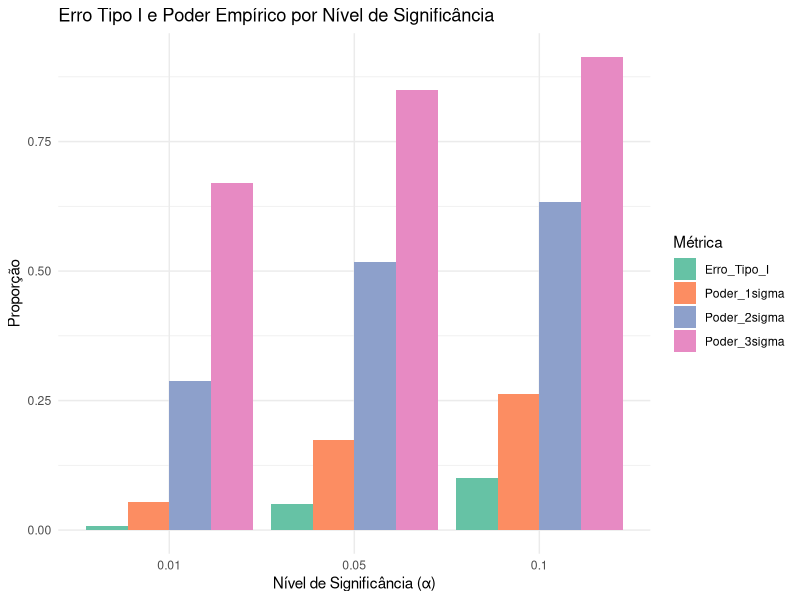
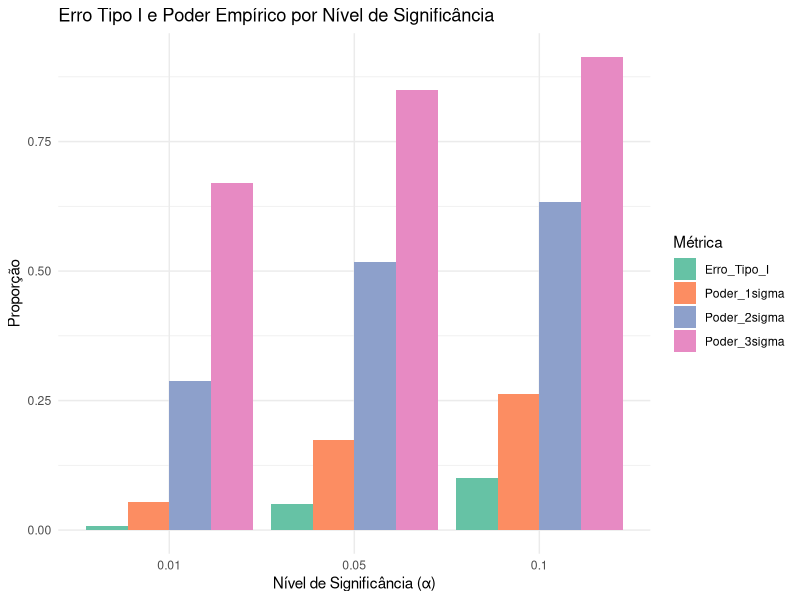

Write the R code that produced these figures, in order.
## ---- chunk 1
knitr::opts_chunk$set(echo = TRUE)
## ---- chunk 2
# =============================
# Simulação Monte Carlo - Teste Z
# =============================

library(ggplot2)
library(reshape2)

# Parâmetros
n <- 30
mu_0 <- 90
sigma <- 4
n_sim <- 10000
alphas <- c(0.01, 0.05, 0.10)

## ---- chunk 3
# Função de simulação - simula o alpha empírico
simula_erro_ou_poder <- function(mu_real, alpha) {
  z_crit <- qnorm(1 - alpha / 2)
  rejeicoes <- numeric(n_sim)
  
  for (i in 1:n_sim) {
    amostra <- rnorm(n, mean = mu_real, sd = sigma)
    x_barra <- mean(amostra)
    z_teste <- (x_barra - mu_0) / (sigma / sqrt(n))
    rejeicoes[i] <- ifelse(abs(z_teste) >= z_crit, 1, 0)
  }
  
  mean(rejeicoes)
}

## ---- chunk 4

# Guardar resultados
resultados <- data.frame(
  Alpha = numeric(),
  Erro_Tipo_I = numeric(),
  Poder_1sigma = numeric(),
  Poder_2sigma = numeric(),
  Poder_3sigma = numeric()
)

# Loop de simulações
for (alpha in alphas) {
  cat("Rodando simulações para alpha =", alpha, "\n")
  
  alpha_emp <- simula_erro_ou_poder(mu_real = mu_0, alpha = alpha)
  
  desloc_1 <- mu_0 + 1 * (sigma / sqrt(n))
  desloc_2 <- mu_0 + 2 * (sigma / sqrt(n))
  desloc_3 <- mu_0 + 3 * (sigma / sqrt(n))
  
  poder1 <- simula_erro_ou_poder(mu_real = desloc_1, alpha = alpha)
  poder2 <- simula_erro_ou_poder(mu_real = desloc_2, alpha = alpha)
  poder3 <- simula_erro_ou_poder(mu_real = desloc_3, alpha = alpha)
  
  resultados <- rbind(resultados, data.frame(
    Alpha = alpha,
    Erro_Tipo_I = round(alpha_emp, 4),
    Poder_1sigma = round(poder1, 4),
    Poder_2sigma = round(poder2, 4),
    Poder_3sigma = round(poder3, 4)
  ))
}

## ---- chunk 5

# Mostrar tabela final
print(resultados)

# Reformatar para gráfico
resultados_long <- melt(resultados, id.vars = "Alpha")

# Criar gráfico
grafico <- ggplot(resultados_long, aes(x = factor(Alpha), y = value, fill = variable)) +
  geom_bar(stat = "identity", position = "dodge") +
  labs(title = "Erro Tipo I e Poder Empírico por Nível de Significância",
       x = "Nível de Significância (α)",
       y = "Proporção",
       fill = "Métrica") +
  theme_minimal() +
  scale_fill_brewer(palette = "Set2")

# Mostrar gráfico
print(grafico)

# Salvar gráfico
ggsave("grafico_teste_Z.png", plot = grafico, width = 10, height = 6)

# Fim
cat("Simulações concluídas. Resultados exportados.\n")


